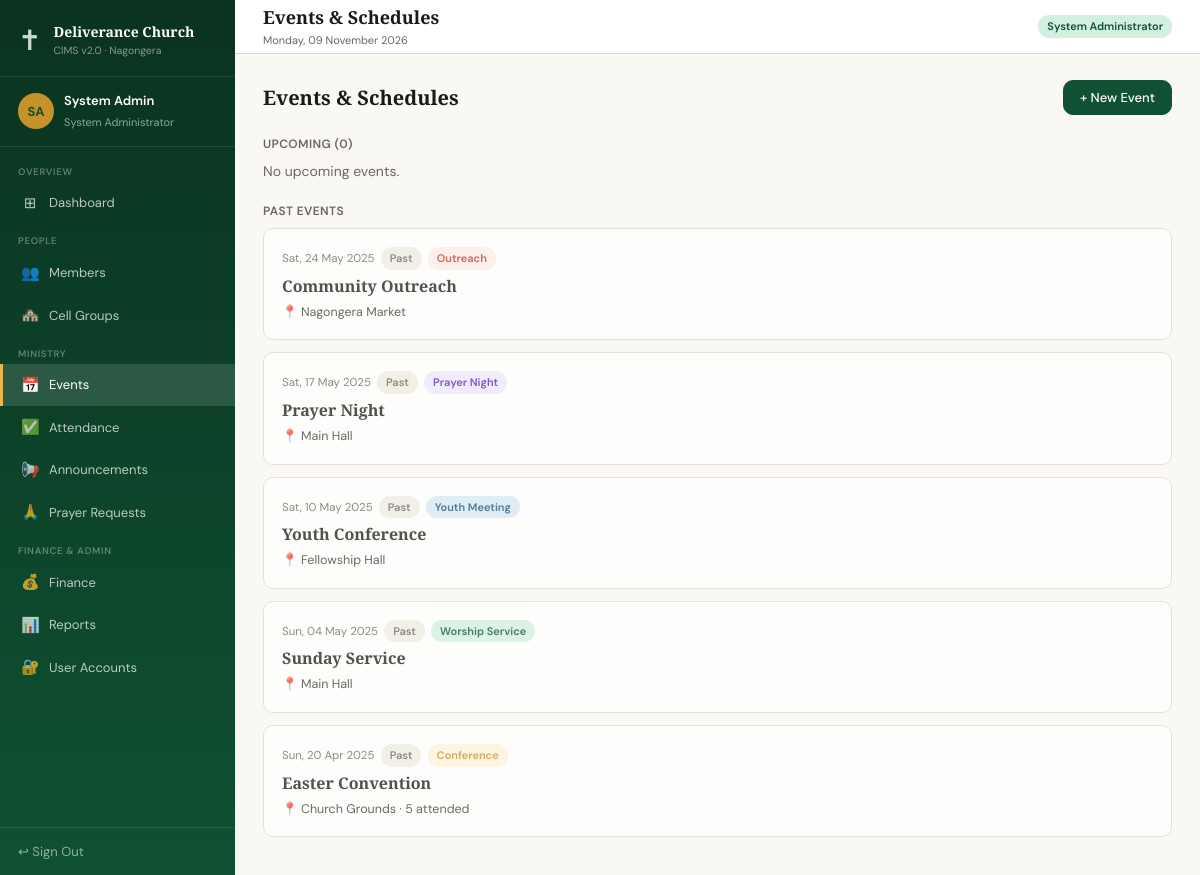
The app's page /pages/events.php (signed in) with its own data.
### tables this page shows
CREATE TABLE events (
    id INT AUTO_INCREMENT PRIMARY KEY,
    name VARCHAR(150) NOT NULL,
    event_date DATE NOT NULL,
    event_time TIME,
    location VARCHAR(200),
    category ENUM('Worship Service','Youth Meeting','Prayer Night','Conference','Outreach','Other') DEFAULT 'Worship Service',
    description TEXT,
    created_by INT,
    created_at TIMESTAMP DEFAULT CURRENT_TIMESTAMP,
    FOREIGN KEY (created_by) REFERENCES users(id) ON DELETE SET NULL
);

### includes/auth.php (called while the page is built, shortened)
<?php
function isLoggedIn(): bool {
    return isset($_SESSION['user_id']);
}
function hasRole(array $roles): bool {
    return isLoggedIn() && in_array($_SESSION['role'], $roles, true);
}

### pages/events.php (the view, shortened to what this page needs)
<?php
require_once __DIR__ . '/../config/db.php';
require_once __DIR__ . '/../includes/header.php';
$canEdit = hasRole(['System Administrator','Event Coordinator']);
$upcoming = $pdo->query("SELECT e.*, COUNT(a.id) as att_count, SUM(a.status='Present') as present_count FROM events e LEFT JOIN attendance a ON e.id=a.event_id WHERE e.event_date >= CURDATE() GROUP BY e.id ORDER BY e.event_date")->fetchAll();
$past     = $pdo->query("SELECT e.*, COUNT(a.id) as att_count, SUM(a.status='Present') as present_count FROM events e LEFT JOIN attendance a ON e.id=a.event_id WHERE e.event_date < CURDATE() GROUP BY e.id ORDER BY e.event_date DESC LIMIT 10")->fetchAll();
$catBadge = ['Worship Service'=>'b-green','Youth Meeting'=>'b-blue','Prayer Night'=>'b-purple','Conference'=>'b-gold','Outreach'=>'b-red','Other'=>'b-gray'];
?>
<div class="page-header">
  <h3>Events & Schedules</h3>
  <?php if ($canEdit): ?><button class="btn btn-primary" onclick="openModal('eventModal')">+ New Event</button><?php endif; ?>
</div>
<div class="section-sub">Upcoming (<?= count($upcoming) ?>)</div>
<?php if ($upcoming): ?>
  <?php foreach ($upcoming as $ev): ?>
    <div class="event-card">
      <div class="event-date">
        <?= date('D, d M Y', strtotime($ev['event_date'])) ?> at <?= date('H:i', strtotime($ev['event_time'])) ?>
        &nbsp;<span class="badge <?= $catBadge[$ev['category']]??'b-gray' ?>"><?= $ev['category'] ?></span>
      </div>
      <div class="event-name"><?= htmlspecialchars($ev['name']) ?></div>
      <div class="event-loc">📍 <?= htmlspecialchars($ev['location']) ?></div>
      <?php if ($ev['description']): ?><p style="font-size:12.5px;color:var(--ink-lt);margin-top:6px"><?= htmlspecialchars($ev['description']) ?></p><?php endif; ?>
      <div class="event-foot">
        <?php if ($ev['att_count'] > 0): ?><span class="badge b-gray">👥 <?= $ev['present_count'] ?>/<?= $ev['att_count'] ?> attended</span><?php endif; ?>
        <?php if ($canEdit): ?>
          <form method="POST" style="display:inline" onsubmit="return confirmDelete(this)">
            <input type="hidden" name="action" value="delete">
            <input type="hidden" name="event_id" value="<?= $ev['id'] ?>">
            <button type="submit" class="btn btn-sm btn-danger">Delete</button>
          </form>
        <?php endif; ?>
      </div>
    </div>
  <?php endforeach; ?>
<?php else: ?>
  <p class="text-muted mb-2">No upcoming events.</p>
<?php endif; ?>
<?php if ($past): ?>
  <div class="section-sub" style="margin-top:20px">Past Events</div>
  <?php foreach ($past as $ev): ?>
    <div class="event-card" style="opacity:.75">
      <div class="event-date">
        <?= date('D, d M Y', strtotime($ev['event_date'])) ?>
        &nbsp;<span class="badge b-gray">Past</span>
        &nbsp;<span class="badge <?= $catBadge[$ev['category']]??'b-gray' ?>"><?= $ev['category'] ?></span>
      </div>
      <div class="event-name"><?= htmlspecialchars($ev['name']) ?></div>
      <div class="event-loc">📍 <?= htmlspecialchars($ev['location']) ?><?= $ev['att_count'] > 0 ? ' · '.htmlspecialchars($ev['present_count']).' attended' : '' ?></div>
    </div>
  <?php endforeach; ?>
<?php endif; ?>
<?php require_once __DIR__ . '/../includes/footer.php'; ?>

### assets/css/style.css (style rules this page uses)
*, *::before, *::after { margin: 0; padding: 0; box-sizing: border-box; }
:root { --forest: #0F5132; --forest-md: #1a7a4a; --forest-lt: #d1f0e0; --gold: #c8922a; --gold-lt: #fef3dc; --gold-md: #e8b84b; --cream: #faf8f3; --sand: #f0ece2; --parchment: #e8e2d5; --ink: #1c1a17; --ink-md: #3d3a35; --ink-lt: #6b6760; --white: #ffffff; --border: #ddd8cc; --red: #c0392b; --red-lt: #fdecea; --blue: #1a5276; --blue-lt: #d6eaf8; --purple: #5b21b6; --purple-lt: #ede9fe; --radius: 10px; --radius-lg: 16px; --shadow: 0 2px 8px rgba(0,0,0,.08); --shadow-md: 0 4px 16px rgba(0,0,0,.12); }
body { font-family: 'DM Sans', sans-serif; background: var(--cream); color: var(--ink); font-size: 14px; line-height: 1.5; }
.badge { display: inline-block; padding: 3px 9px; border-radius: 20px; font-size: 11px; font-weight: 600; }
.b-green { background: var(--forest-lt); color: var(--forest); }
.b-gold { background: var(--gold-lt); color: var(--gold); }
.b-blue { background: var(--blue-lt); color: var(--blue); }
.b-gray { background: var(--sand); color: var(--ink-lt); }
.b-red { background: var(--red-lt); color: var(--red); }
.b-purple { background: var(--purple-lt); color: var(--purple); }
.btn { display: inline-flex; align-items: center; gap: 6px; padding: 8px 16px; border-radius: var(--radius); border: 1.5px solid var(--border); background: var(--white); cursor: pointer; font-size: 13px; font-weight: 500; color: var(--ink); font-family: 'DM Sans', sans-serif; text-decoration: none; transition: all .15s; }
.btn-primary { background: var(--forest); border-color: var(--forest); color: #fff; }
.page-header { display: flex; align-items: center; justify-content: space-between; margin-bottom: 20px; }
.page-header h3 { font-family: 'Playfair Display', serif; font-size: 20px; font-weight: 600; }
.event-card { background: var(--white); border: 1px solid var(--border); border-radius: var(--radius); padding: 18px; margin-bottom: 12px; }
.event-date { font-size: 11.5px; color: var(--ink-lt); margin-bottom: 4px; }
.event-name { font-family: 'Playfair Display', serif; font-size: 16px; font-weight: 600; color: var(--ink); margin-bottom: 5px; }
.event-loc { font-size: 12.5px; color: var(--ink-md); }
.text-muted { color: var(--ink-lt); }
.mb-2 { margin-bottom: 14px; }
.section-sub { font-size: 12px; color: var(--ink-lt); text-transform: uppercase; letter-spacing: .4px; font-weight: 600; margin-bottom: 8px; }

### records on screen
events: event_date "Sat, 24 May 2025", category "Outreach", name "Community Outreach", location "Nagongera Market"
events: event_date "Sat, 17 May 2025", category "Prayer Night", name "Prayer Night", location "Main Hall"
events: event_date "Sat, 10 May 2025", category "Youth Meeting", name "Youth Conference", location "Fellowship Hall"
events: event_date "Sun, 04 May 2025", category "Worship Service", name "Sunday Service", location "Main Hall"
events: event_date "Sun, 20 Apr 2025", category "Conference", name "Easter Convention", location "Church Grounds", present_count "5"

### other values on screen
$initials "SA"
$user['name'] "System Admin"
$user['role'] "System Administrator"
$item['section'] "OVERVIEW"
$item['icon'] "⊞"
$item['label'] "Dashboard"
$item['section'] "PEOPLE"
$item['icon'] "👥"
$item['label'] "Members"
$item['icon'] "🏘️"
$item['label'] "Cell Groups"
$item['section'] "MINISTRY"
$item['icon'] "📅"
$item['label'] "Events"
$item['icon'] "✅"
